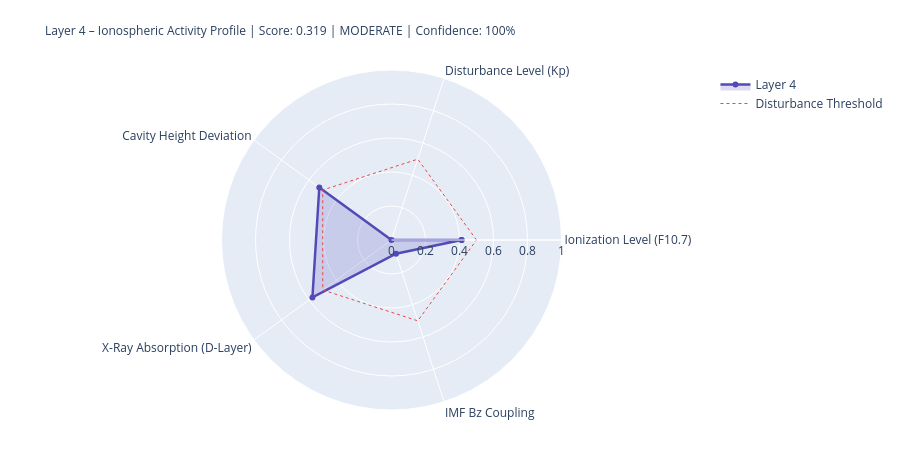

Notebook cell for this chart:
### Markdown cell above
---
## 4. State Assessment & Handoff to Layer 5

### Code cell
# ============================================================
# LAYER-4-SCORE
# ============================================================

COMPONENTS = {
    'Ionization Level (F10.7)':    {'score': ioniz,       'source': 'primary' if f107_now else 'from_layer0', 'dynamic': True},
    'Disturbance Level (Kp)':          {'score': disturb,     'source': 'primary' if kp_now   else 'from_layer0', 'dynamic': True},
    'Cavity Height Deviation':    {'score': h_dev,       'source': 'derived',                                'dynamic': True},
    'X-Ray Absorption (D-Layer)':{'score': xray_ioniz,  'source': 'primary' if xray_now else 'missing',     'dynamic': True},
    'IMF Bz Coupling':             {'score': bz_coupling, 'source': 'primary' if bz_now   else 'from_layer0', 'dynamic': True},
}

available    = {k: v['score'] for k, v in COMPONENTS.items() if v['score'] is not None}
unavailable  = [k for k, v in COMPONENTS.items() if v['score'] is None]
layer4_score = round(sum(available.values()) / len(available), 4) if available else None
confidence   = round(len(available) / len(COMPONENTS), 2)
level = ('unknown' if layer4_score is None
         else 'quiet'   if layer4_score < 0.3
         else 'moderate' if layer4_score < 0.6
         else 'active')
dominant_l4 = max(available, key=available.get) if available else 'none'

# Resonance delta for Schumann SR-1
sr1_ref = schumann_freq(1, 80.0)
sr1_now = schumann_freq(1, h_eff)
sr1_delta_mhz = (sr1_now - sr1_ref) * 1000

# Propagation conditions
prop_cond = ('disturbed'   if kp_val > 4
             else 'unsettled' if kp_val > 2
             else 'normal')
if xray_class in ['X', 'M']:
    prop_cond = 'Radio-Blackout moeglich'

W = 68
print('=' * W)
print('LAYER 4 – IONOSPHERE – STATE ASSESSMENT')
print('=' * W)
for name, comp in COMPONENTS.items():
    s = comp['score']
    if s is not None:
        bar = '█' * int(s * 20) + '░' * (20 - int(s * 20))
        print(f'  {name:<36} {bar}  {s:.3f}  [{comp["source"]}]')
    else:
        print(f'  {name:<36} {"─" * 20}  n/a   [missing]')
print('-' * W)
print(f'  Score:          {layer4_score:.3f}  ({len(available)}/{len(COMPONENTS)} components)')
print(f'  Confidence:     {confidence:.0%}')
print(f'  Level:          {level.upper()}')
print(f'  Dominant:       {dominant_l4}')
print(f'  Cavity height:  {h_eff:.1f} km  (Ref: 80.0 km)')
print(f'  SR-1:           {sr1_now:.3f} Hz  (Δ {sr1_delta_mhz:+.1f} mHz vs. ref)')
print(f'  Propagation:    {prop_cond}')
print(f'  X-Ray:          {xray_class}-class  ({xray_now:.2e} W/m²)' if xray_now else '  X-Ray:          n/a')
print('=' * W)

# Radar
cats   = list(available.keys())
vals_r = list(available.values())
if len(cats) >= 3:
    fig = go.Figure()
    fig.add_trace(go.Scatterpolar(
        r=vals_r + [vals_r[0]], theta=cats + [cats[0]],
        fill='toself', fillcolor='rgba(83,74,183,0.20)',
        line=dict(color='#534AB7', width=2.5), name='Layer 4'
    ))
    fig.add_trace(go.Scatterpolar(
        r=[0.5] * (len(cats)+1), theta=cats + [cats[0]],
        line=dict(color='#E24B4A', dash='dot', width=1),
        mode='lines', name='Disturbance Threshold'
    ))
    fig.update_layout(
        title=dict(
            text=f'Layer 4 – Ionospheric Activity Profile | Score: {layer4_score:.3f} | {level.upper()} | Confidence: {confidence:.0%}',
            font=dict(size=12)
        ),
        polar=dict(radialaxis=dict(visible=True, range=[0, 1])),
        height=450, showlegend=True,
        margin=dict(l=80, r=80, t=70, b=40)
    )
    fig.show()

### Figure 1 — Plotly figure (JSON) as saved in the notebook; plotly's stock layout.template omitted (floating-point values rounded to 4 significant figures)
{"data": [{"fill": "toself", "fillcolor": "rgba(83,74,183,0.20)", "line": {"color": "#534AB7", "width": 2.5}, "name": "Layer 4", "r": [0.412, 0.0, 0.525, 0.575, 0.085, 0.412], "theta": ["Ionization Level (F10.7)", "Disturbance Level (Kp)", "Cavity Height Deviation", "X-Ray Absorption (D-Layer)", "IMF Bz Coupling", "Ionization Level (F10.7)"], "type": "scatterpolar"}, {"line": {"color": "#E24B4A", "dash": "dot", "width": 1}, "mode": "lines", "name": "Disturbance Threshold", "r": [0.5, 0.5, 0.5, 0.5, 0.5, 0.5], "theta": ["Ionization Level (F10.7)", "Disturbance Level (Kp)", "Cavity Height Deviation", "X-Ray Absorption (D-Layer)", "IMF Bz Coupling", "Ionization Level (F10.7)"], "type": "scatterpolar"}], "layout": {"height": 450, "margin": {"b": 40, "l": 80, "r": 80, "t": 70}, "polar": {"radialaxis": {"range": [0, 1], "visible": true}}, "showlegend": true, "title": {"font": {"size": 12}, "text": "Layer 4 – Ionospheric Activity Profile | Score: 0.319 | MODERATE | Confidence: 100%"}}}
